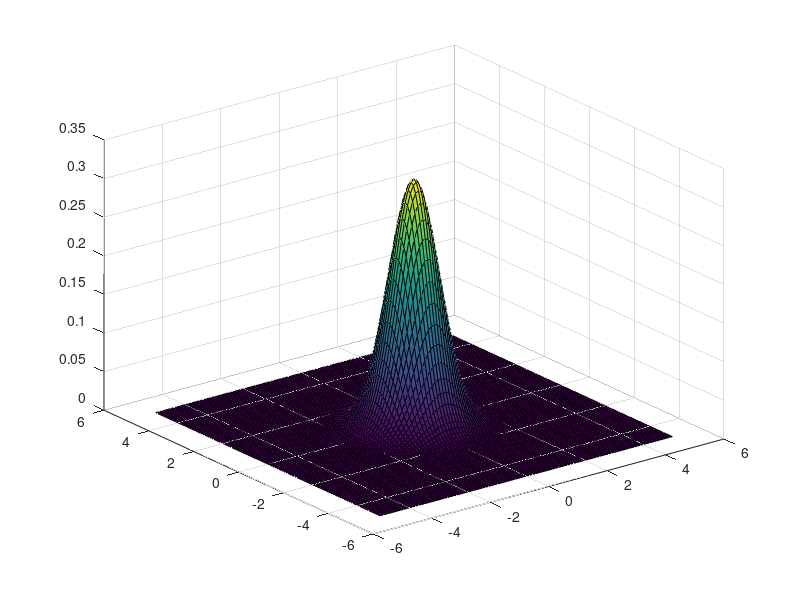

Reproduce this figure in MATLAB.
close all; clear; clc;

Pi = [0,0];
step = 0.1;
[fx,fy] = meshgrid(-5:step:5);
fz = zeros(size(fx,1),size(fy,2));

V = 0.5;
for i = 1:size(fx,1)
    for j = 1:size(fy,2)
        fz(i,j) = expm(-(fx(i,j)*fx(i,j) + fy(i,j)*fy(i,j))/(2*V))/(2*pi*V);
    end
end
surf(fx,fy,fz)

